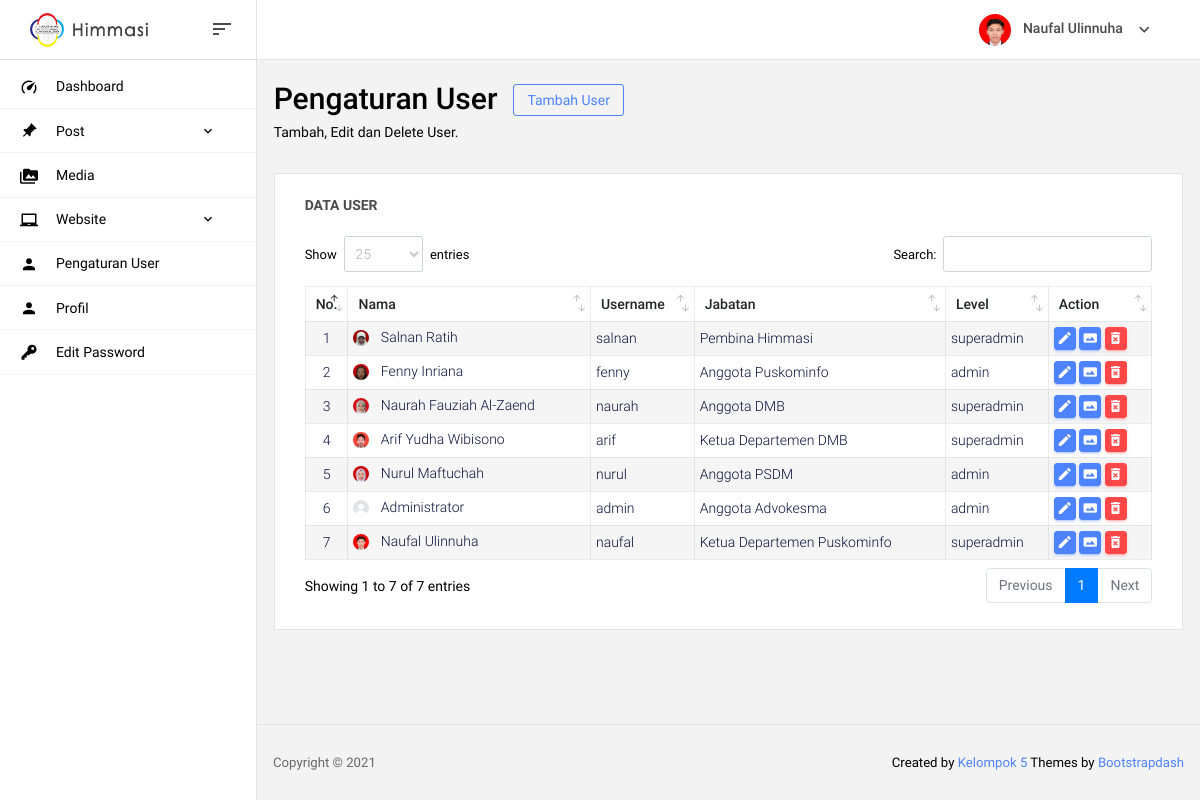
/admin/user (signed in), run on an earlier commit of the app's database.
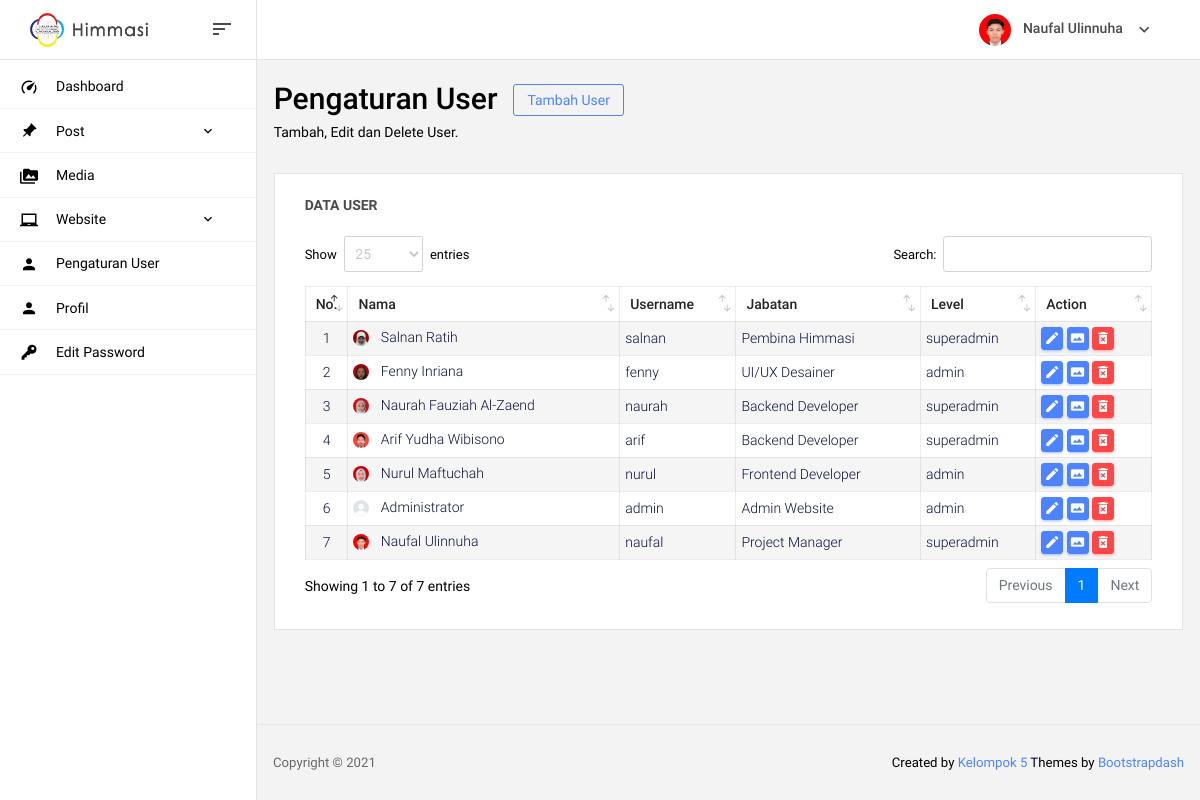
And on a later commit of the database.
### tables this page shows
CREATE TABLE `user` (
  `id_user` int(11) NOT NULL,
  `nama` varchar(100) NOT NULL,
  `username` varchar(50) NOT NULL,
  `password` varchar(50) NOT NULL,
  `level` varchar(50) NOT NULL,
  `jabatan` varchar(50) NOT NULL,
  `foto` varchar(50) NOT NULL
);

### admin/includes/session.php (called while the page is built, shortened)
<?php
	$id_user = $_SESSION['id_user'];
	$query = mysqli_query($koneksi,"SELECT `username`, `nama`, `foto` FROM `user` WHERE `id_user` = $id_user");
  	while($data = mysqli_fetch_row($query)){
    	$nama     = $data[1];
    	$foto     = $data[2];
  	}
?>

### admin/page/user.php (the view, shortened to what this page needs)
<section class="row">
  <div class="col-md-12 grid-margin">
    <div class="d-flex justify-content-between flex-wrap">
      <div class="d-flex align-items-end flex-wrap">
        <div class="mr-md-3 mr-xl-5">
          <div class="row m-0">
            <h2>Pengaturan User</h2>
            <button type="button" class="btn btn-outline-primary btn-sm ml-3" data-toggle="modal" data-target="#tambahUser" style="height: fit-content;">
              Tambah User
            </button>
          </div>
          <p class="mb-md-0">Tambah, Edit dan Delete User.</p>
        </div>
      </div>
    </div>
  </div>
</section>
<section class="card">
  <div class="card-body">
    <h4 class="card-title">Data User</h4>
    <div class="row">
      <div class="col-12">
        <div class="table-responsive">
          <table id="data-alumni" class="table">
            <thead>
              <tr>
                <th>No.</th>
                <th>Nama</th>
                <th>Username</th>
                <th>Jabatan</th>
                <th>Level</th>
                <th>Action</th>
              </tr>
            </thead>
            <tbody>
              <?php
                $no = 1;
                $sql = "SELECT * FROM `user` ORDER BY `id_user` DESC";
                $query = mysqli_query($koneksi,$sql);
                while($data = mysqli_fetch_array($query)){
                   $id_user   = $data["id_user"];
                   $nama      = $data["nama"];
                   $username  = $data["username"];
                   $foto      = $data["foto"];
                   $jabatan   = $data["jabatan"];
                   $level     = $data["level"];
                   if (empty($foto)) {$foto="default.png";}
              ?>
              <tr>
                <td class="td-nomer"><?= $no ?></td>
                <td>
                  <img src="assets/img/profil/<?= $foto ?>" class="rounded-circle img-profil mr-2" style="height:16px;width:16px">
                  <span><?= $nama ?></span>
                </td>
                <td><?= $username ?></td>
                <td><?= $jabatan ?></td>
                <td><?= $level ?></td><td>
                  <button type="button" class="btn btn-primary btn-sm btn-table" title="Edit" data-toggle="modal" data-target="#editUser" onclick='editUser(<?php echo  '"'.$id_user.'"' ?>)'><i class="mdi mdi-pencil"></i></button>
                  <button type="button" class="btn btn-primary btn-sm btn-table" title="Edit Foto" data-toggle="modal" data-target="#editFoto" onclick='editFoto(<?php echo  '"'.$id_user.'"' ?>)'><i class="mdi mdi-image-area"></i></button>
                  <button type="button" class="btn btn-danger btn-sm btn-table" title="Hapus" data-toggle="modal" data-target="#hapusUser" onclick='hapusUser(<?php echo  '"'.$id_user.'"' ?>)'><i class="mdi mdi-delete-forever"></i></button>
                </td>
              </tr>
              <?php $no++; } ?>
            </tbody>
          </table>
        </div>
      </div>
    </div>
  </div>
</section>

### admin/includes/navbar.php (shortened to what this page needs)
<nav class="navbar col-lg-12 col-12 p-0 fixed-top d-flex flex-row">
      <div class="navbar-brand-wrapper d-flex justify-content-center">
        <div class="navbar-brand-inner-wrapper d-flex justify-content-between align-items-center w-100">
          <a class="navbar-brand brand-logo" href="index.php"><img class="of-contain w-100" src="assets/img/logo.png" alt="logo"/></a>
          <button class="navbar-toggler navbar-toggler align-self-center" type="button" data-toggle="minimize">
            <span class="mdi mdi-sort-variant"></span>
          </button>
        </div>
      </div>
      <div class="navbar-menu-wrapper d-flex align-items-center justify-content-end">
        <ul class="navbar-nav navbar-nav-right">
          <li class="nav-item nav-profile dropdown">
            <a class="nav-link dropdown-toggle" href="#" data-toggle="dropdown" id="profileDropdown">
              <img src="assets/img/profil/<?= $foto ?>" class="img-profil" alt="profile"/>
              <span class="nav-profile-name"><?= $nama ?></span>
            </a>
          </li>
        </ul>
      </div>
    </nav>

What changed in the data, as far as the page shows it:
changed user "Naufal Ulinnuha": jabatan "Ketua Departemen Puskominfo" → "Project Manager"
changed user "Fenny Inriana": jabatan "Anggota Puskominfo" → "UI/UX Desainer"
changed user "Naurah Fauziah Al-Zaend": jabatan "Anggota DMB" → "Backend Developer"
changed user "Arif Yudha Wibisono": jabatan "Ketua Departemen DMB" → "Backend Developer"
changed user "Nurul Maftuchah": jabatan "Anggota PSDM" → "Frontend Developer"
changed user "Administrator": jabatan "Anggota Advokesma" → "Admin Website"
